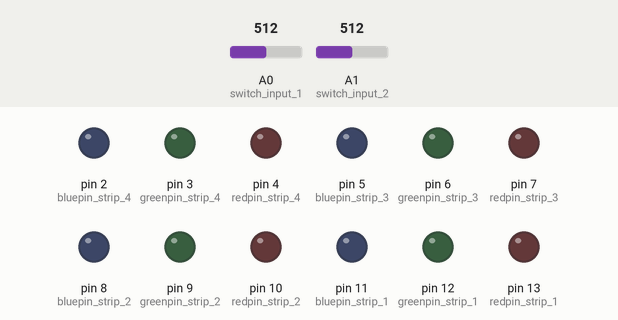
Bench run of a sketch on a simulated Arduino Uno, built with avr-gcc and run on an emulated ATmega328P. On the bench: output pins drawn as LEDs (lit = HIGH). Inputs (shaded band) come from the test bench; at power-on: A0 (switch_input_1) = 512, A1 (switch_input_2) = 512. What the sketch prints to the serial monitor is not drawn.

Above: at 1.2 s.
1.3 s: A0 (switch_input_1) set to 1010
2.8 s: A0 (switch_input_1) set to 1023
5.8 s: A1 (switch_input_2) set to 1023
At 13.0 s:
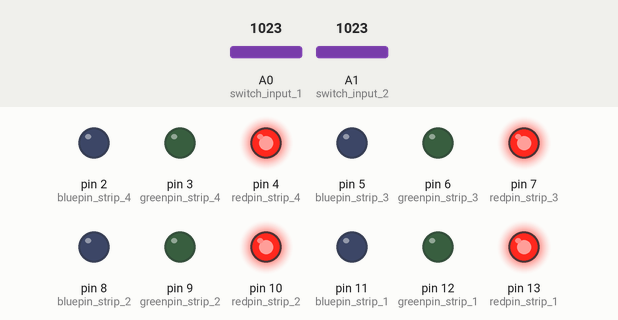
At 24.8 s:
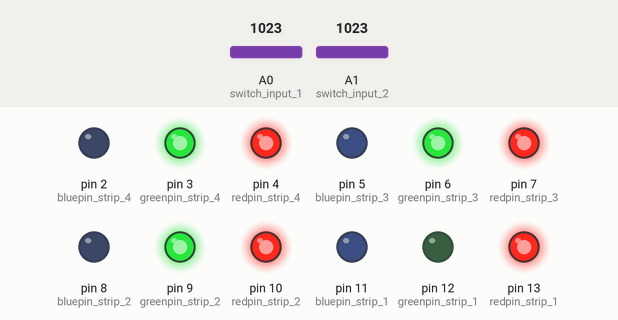
Timing chart, 0 to 25.3 s (numbered marks = the images above; inputs shaded):
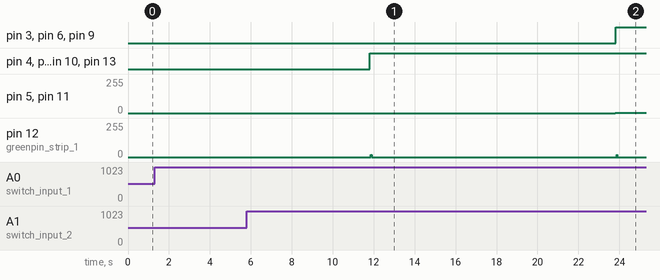

The sketch:

_5050_Arduino_COde.ino
```cpp
// RGB Controller

    #define redpin_strip_1 13
    #define greenpin_strip_1 12
    #define bluepin_strip_1 11

    #define redpin_strip_2 10
    #define greenpin_strip_2 9
    #define bluepin_strip_2 8

    #define redpin_strip_3 7
    #define greenpin_strip_3 6
    #define bluepin_strip_3 5

    #define redpin_strip_4 4
    #define greenpin_strip_4 3
    #define bluepin_strip_4 2

    #define switch_input_1 14 // Select What Strip To control
    #define switch_input_2 15 // To change Cycle Speed
    #define switch_input_3 16 // Turn Off Red
    #define switch_input_4 17 // Turn Off Blue
    #define switch_input_5 18 // Turn Off Green
    #define switch_input_6 19 // MISC <--- Unpopulated


    unsigned long previous_time = 0 ;// Using Millis instead of delay <-- this will be used to store the time that the led last turned on
    unsigned long previous_time_2 = 0 ;
    unsigned long previous_time_3 = 0 ;
    unsigned long previous_time_4 = 0 ;
    unsigned long previous_time_5 = 0 ;
    unsigned long previous_time_6 = 0 ;

    unsigned long previous_time_blue_false = 0 ;
    unsigned long previous_time_1_blue_false = 0 ;
    unsigned long previous_time_2_blue_false = 0 ;
    unsigned long previous_time_3_blue_false = 0 ;

    unsigned long previous_time_red_false = 0 ;
    unsigned long previous_time_1_red_false = 0 ;
    unsigned long previous_time_2_red_false = 0 ;
    unsigned long previous_time_3_red_false = 0 ;

    unsigned long previous_time_led_flash = 0 ;// Using Millis instead of delay <-- this will be used to store the time that the led last turned on

    unsigned long current_time = 0;

    unsigned long previous_time_button_check_1 = 0; // Disables multiple presses down to 1 in a given time
    unsigned long previous_time_button_check_2 = 0;
    unsigned long previous_time_button_check_3 = 0;
    unsigned long previous_time_button_check_4 = 0;

    unsigned long previous_time_led_flash_duration = 0;
    unsigned long previous_time_led_script = 0;

    int delay_of_button_press = 2000; //How long until another press is allowed

    int cycle_time = 1000 ;
    int cycle_time_1 = 1000 ;
    int cycle_time_2 = 1000 ;
    int cycle_time_3 = 1000 ;
    int cycle_time_4 = 1000 ;
    int cycle_time_5 = 1000 ;

    int cycle_time_1_led = 0;
    int cycle_time_2_led = 0;
    int cycle_time_3_led = 0;
    int cycle_time_4_led = 0;
    int cycle_time_5_led = 0;
    int cycle_time_6_led = 0;

    int cycle_time_led_flash = 2000;

    int red_wanted = true ;
    int green_wanted = true ;
    int blue_wanted =  true ;

    bool red_output = redpin_strip_1 ;
    bool green_output = greenpin_strip_1 ;
    bool blue_output = bluepin_strip_1 ;

    int strip_count_flash = 1 ;
    int strip_count = 0;
    int strip_count_switch_led_effect = 0;

    int blue_wanted_strip_1 = true;
    int blue_wanted_strip_2 = true;
    int blue_wanted_strip_3 = true;
    int blue_wanted_strip_4 = true;

    int green_wanted_strip_1 = true;
    int green_wanted_strip_2 = true;
    int green_wanted_strip_3 = true;
    int green_wanted_strip_4 = true;

    int red_wanted_strip_1 = true;
    int red_wanted_strip_2 = true;
    int red_wanted_strip_3 = true;
    int red_wanted_strip_4 = true;

    int switch_input_1_counter = 0 ;
    int switch_input_2_counter = 0 ;
    int switch_input_3_counter = 0 ;
    int switch_input_4_counter = 0 ;
    int switch_input_5_counter = 0 ;
    int switch_input_6_counter = 0 ;

    int strip_to_be_edited = 0;
    int strip_count_switch = 0;

    int switch_1_loop_check = 0;
    int switch_2_loop_check = 0;
    int switch_3_loop_check = 0;
    int switch_4_loop_check = 0;
    int switch_5_loop_check = 0;
    int switch_6_loop_check = 0;

    int switch_1_input_loop_check = 0;
    int switch_2_input_loop_check = 0;
    int switch_3_input_loop_check = 0;
    int switch_4_input_loop_check = 0;
    int switch_5_input_loop_check = 0;
    int switch_6_input_loop_check = 0;

    int run_1_check = 0;
    int run_2_check = 0;
    int run_3_check = 0;
    int run_4_check = 0;
    int run_5_check = 0;
    int run_6_check = 0;

    int pin_selector_red = 0;
    int pin_selector_blue = 0;
    int pin_selector_green = 0;


  void led_script_effect(bool red_wanted, bool green_wanted , bool blue_wanted, int cycle_time_1_led , int cycle_time_2_led, int cycle_time_3_led, int cycle_time_4_led, int cycle_time_5_led, int cycle_time_6_led){
    int r,g,b ;
    unsigned long current_time = (millis ()) ;

//    if (strip_count_switch_led_effect = 1){
//      pin_selector_red = redpin_strip_1;
//      pin_selector_blue = greenpin_strip_1;
//      pin_selector_green = bluepin_strip_1;
//
//    }
//    if (strip_count_switch_led_effect = 2){
//     pin_selector_red = redpin_strip_2;
//      pin_selector_blue = greenpin_strip_2;
//      pin_selector_green = bluepin_strip_2;
//
//    }
//    if (strip_count_switch_led_effect = 3){
//      pin_selector_red = redpin_strip_3;
//      pin_selector_blue = greenpin_strip_3;
//      pin_selector_green = bluepin_strip_3;

//    }
    if (strip_count_switch_led_effect = 4){
      pin_selector_red = redpin_strip_4;
      pin_selector_blue = greenpin_strip_4;
      pin_selector_green = bluepin_strip_4;

    }

    if(red_wanted == true && green_wanted == true && blue_wanted == true){

       // fade from blue to violet
      if (current_time - previous_time >= cycle_time_1_led && run_1_check == 0){
        for (int r = 0; r < 256; r++) {

          if (strip_count_switch_led_effect = 1){
            analogWrite(redpin_strip_1, r);
          }

          if (strip_count_switch_led_effect = 2){
            analogWrite(redpin_strip_2, r);
          }

          if (strip_count_switch_led_effect = 3){
            analogWrite(redpin_strip_3, r);
          }

          if (strip_count_switch_led_effect = 4){
            analogWrite(redpin_strip_4, r);
          }

          previous_time = current_time; // <-- Store Current Time
          run_1_check = 1;
          //Serial.println("red is outputting : ");
        }
      }

      if (current_time - previous_time_2 >= cycle_time_2_led && run_2_check == 0){

      // fade from violet to red
        for (b = 255; b > 0; b--) {

          if (strip_count_switch_led_effect = 1){
            analogWrite(bluepin_strip_1, b);
          }

          if (strip_count_switch_led_effect = 2){
            analogWrite(bluepin_strip_2, b);
          }

          if (strip_count_switch_led_effect = 3){
            analogWrite(bluepin_strip_3, b);
          }

          if (strip_count_switch_led_effect = 4){
            analogWrite(bluepin_strip_4, b);
          }
          previous_time_2 = current_time ;
          run_2_check = 1;
        }
      }
      if (current_time - previous_time_3 >= cycle_time_3_led && run_3_check == 0){

      // fade from red to yellow
        for (g = 0; g < 256; g++) {

          if (strip_count_switch_led_effect = 1){
            analogWrite(greenpin_strip_1, g);
          }

          if (strip_count_switch_led_effect = 2){
            analogWrite(greenpin_strip_2, g);
          }

          if (strip_count_switch_led_effect = 3){
            analogWrite(greenpin_strip_3, g);
          }

          if (strip_count_switch_led_effect = 4){
            analogWrite(greenpin_strip_4, g);
            }

          previous_time_3 = current_time ;
          run_3_check = 1;
        }
      }

      if (current_time - previous_time_4 >= cycle_time_4_led && run_4_check == 0){
      // fade from yellow to green
        for (r = 255; r > 0; r--) {

          if (strip_count_switch_led_effect = 1){
            analogWrite(redpin_strip_1, r);
          }

          if (strip_count_switch_led_effect = 2){
            analogWrite(redpin_strip_2, r);
           }

          if (strip_count_switch_led_effect = 3){
            analogWrite(redpin_strip_3, r);
          }

          if (strip_count_switch_led_effect = 4){
            analogWrite(redpin_strip_4, r);
           }
          previous_time_4 = current_time;
          run_4_check = 1;
        }
      }

      if (current_time - previous_time_5 >= cycle_time_5_led && run_5_check == 0){
        // fade from green to teal
        for (b = 0; b < 256; b++) {
          if (strip_count_switch_led_effect = 1){
            analogWrite(bluepin_strip_1, b);
          }

          if (strip_count_switch_led_effect = 2){
            analogWrite(bluepin_strip_2, b);
          }

          if (strip_count_switch_led_effect = 3){
            analogWrite(bluepin_strip_3, b);
          }

          if (strip_count_switch_led_effect = 4){
            analogWrite(bluepin_strip_4, b);
            }
          previous_time_5 = current_time;
          run_5_check = 1;
        }
      }
      if (current_time - previous_time_6 >= cycle_time_6_led && run_6_check == 0){
        // fade from teal to blue
        for (g = 255; g > 0; g--) {
          if (strip_count_switch_led_effect = 1){
            analogWrite(greenpin_strip_1, g);
          }

          if (strip_count_switch_led_effect = 2){
            analogWrite(greenpin_strip_2, g);
          }

          if (strip_count_switch_led_effect = 3){
            analogWrite(greenpin_strip_3, g);
          }

          if (strip_count_switch_led_effect = 4){
            analogWrite(greenpin_strip_4, g);
           }
          previous_time_6 = current_time;
          run_6_check = 1;

        }
      }
    }


  if(red_wanted == true && green_wanted == true && blue_wanted == false){

       // fade from blue to violet
      if (current_time - previous_time >= cycle_time){
        for (r = 0; r < 256; r++) {
          analogWrite(redpin_strip_1, r);
          previous_time_blue_false = current_time; // <-- Store Current Time
        }
      }

      if (current_time - previous_time_3 >= cycle_time_2){

      // fade from red to yellow
        for (g = 0; g < 256; g++) {
          analogWrite(greenpin_strip_1, g);
          previous_time_1_blue_false = current_time ;
        }
      }

      if (current_time - previous_time_4 >= cycle_time_3){
      // fade from yellow to green
        for (r = 255; r > 0; r--) {
          analogWrite(redpin_strip_1, r);
          previous_time_2_blue_false = current_time;
        }
      }

      }
      if (current_time - previous_time_6 >= cycle_time_5){
        // fade from teal to blue
        for (g = 255; g > 0; g--) {
          analogWrite(greenpin_strip_1, g);
          previous_time_3_blue_false = current_time;

        }
      }
    }


    void led_flash(){

    unsigned long current_time = (millis ()) ;


    if (strip_count_switch == 1 && current_time - previous_time_led_flash >= cycle_time_led_flash){// This will set the output when run multiple times, Should allow multiple process :)
      //digitalWrite (redpin_strip_1, HIGH) ;
      //digitalWrite (greenpin_strip_1, HIGH) ;
      //digitalWrite (bluepin_strip_1, HIGH) ;
      previous_time_led_flash = current_time;
      Serial.print("LED FLASH");

      if (current_time - previous_time_led_flash_duration >= cycle_time_led_flash) { // <---------- Will pause all lights would be better if only turned off 1/ paused 1 commands whilst pulsing
        //digitalWrite(redpin_strip_1, LOW);
        //digitalWrite(greenpin_strip_1, LOW);
        //digitalWrite(bluepin_strip_1, LOW);
      }

    }
    if (strip_count_switch == 2 && current_time - previous_time_led_flash >= cycle_time_led_flash){
      //digitalWrite (redpin_strip_2, HIGH) ;
      //digitalWrite (greenpin_strip_2, HIGH) ;
      //digitalWrite (bluepin_strip_2, HIGH) ;
      previous_time_led_flash = current_time;

      if (current_time - previous_time_led_flash_duration >= cycle_time_led_flash) {
        //digitalWrite(redpin_strip_2, LOW);
        //digitalWrite(greenpin_strip_2, LOW);
        //digitalWrite(bluepin_strip_2, LOW);
      }

    }
    if (strip_count_switch == 3 && current_time - previous_time_led_flash >= cycle_time_led_flash){
      //digitalWrite (redpin_strip_3, HIGH) ;
      //digitalWrite (greenpin_strip_3, HIGH) ;
      //digitalWrite (bluepin_strip_3, HIGH) ;
      previous_time_led_flash = current_time;

      if (current_time - previous_time_led_flash_duration >= cycle_time_led_flash) {
        //digitalWrite(redpin_strip_3, LOW);
        //digitalWrite(greenpin_strip_3, LOW);
        //digitalWrite(bluepin_strip_3, LOW);
      }

    }
    if (strip_count_switch == 4 && current_time - previous_time_led_flash >= cycle_time_led_flash){
      //digitalWrite (redpin_strip_4, HIGH) ;
      //digitalWrite (greenpin_strip_4, HIGH) ;
      //digitalWrite (bluepin_strip_4, HIGH) ;
      previous_time_led_flash = current_time;

      if (current_time - previous_time_led_flash_duration >= cycle_time_led_flash) {
        //digitalWrite(redpin_strip_4, LOW);
        //digitalWrite(greenpin_strip_4, LOW);
        //digitalWrite(bluepin_strip_4, LOW);
      }

    }
   }


    void setup() {

      pinMode(redpin_strip_1, OUTPUT);
      pinMode(greenpin_strip_1, OUTPUT);
      pinMode(bluepin_strip_1, OUTPUT);

      pinMode(redpin_strip_2, OUTPUT);
      pinMode(greenpin_strip_2, OUTPUT);
      pinMode(bluepin_strip_2, OUTPUT);

      pinMode(redpin_strip_3, OUTPUT);
      pinMode(greenpin_strip_3, OUTPUT);
      pinMode(bluepin_strip_3, OUTPUT);

      pinMode(redpin_strip_4, OUTPUT);
      pinMode(greenpin_strip_4, OUTPUT);
      pinMode(bluepin_strip_4, OUTPUT);

      pinMode(switch_input_1 , INPUT);
      pinMode(switch_input_2 , INPUT);
      pinMode(switch_input_3 , INPUT);
      pinMode(switch_input_4 , INPUT);
      pinMode(switch_input_5 , INPUT);
      pinMode(switch_input_6 , INPUT);

      Serial.begin(9600);

    }

    void loop() {

      unsigned long current_time = (millis ()) ;

      int cycle_time_1 = cycle_time + cycle_time;
      int cycle_time_2 = cycle_time + cycle_time_1;
      int cycle_time_3 = cycle_time + cycle_time_2;
      int cycle_time_4 = cycle_time + cycle_time_3;
      int cycle_time_5 = cycle_time + cycle_time_4;
      int cycle_time_6 = cycle_time + cycle_time_5;
      int cycle_total_time = cycle_time + cycle_time_1 + cycle_time_2 + cycle_time_3 + cycle_time_4 + cycle_time_5 + cycle_time_6;

      switch_1_loop_check == 0;
      switch_2_loop_check == 0;
      switch_3_loop_check == 0;
      switch_4_loop_check == 0;
      switch_5_loop_check == 0;
      switch_6_loop_check == 0; // Unpopulated

      run_1_check == 0;
      run_2_check == 0;
      run_3_check == 0;
      run_4_check == 0;
      run_5_check == 0;
      run_6_check == 0;

      strip_count_switch = 0;

      int switch_input_voltage = analogRead(switch_input_1);

      if (switch_input_voltage >= 1023 && current_time - previous_time_button_check_1 >= delay_of_button_press){// To control which strip to speed up or disable Color <--- Will be a TBA feature.
          previous_time_button_check_1 = current_time ;
        switch_input_1_counter = (switch_input_1_counter + 1) ;
        Serial.print("A0");

        if (switch_input_1_counter <= 5 && switch_1_loop_check == 0){
          switch_input_1_counter = (switch_input_1_counter + 1);
          switch_1_loop_check = 1;
        }

        if (switch_input_1_counter >= 5 && switch_1_loop_check == 0){
          switch_1_loop_check = 1;
          switch_input_1_counter =  (0);
        }


        if (switch_input_1_counter == 1 && switch_1_input_loop_check == 0){
          strip_to_be_edited = 1;
          strip_count_switch = strip_to_be_edited;
          led_flash();
          switch_1_input_loop_check == 1;
        }
        if (switch_input_1_counter == 2 && switch_1_input_loop_check == 0){
          strip_to_be_edited = 2;
          strip_count_switch = strip_to_be_edited;
          led_flash();
          switch_1_input_loop_check == 1;
        }

        if (switch_input_1_counter == 3 && switch_1_input_loop_check == 0){
          strip_to_be_edited = 3;
          strip_count_switch = strip_to_be_edited;
          led_flash();
          switch_1_input_loop_check == 1;
        }

        if (switch_input_1_counter == 4 && switch_1_input_loop_check == 0){
          strip_to_be_edited = 4;
          strip_count_switch = strip_to_be_edited;
          led_flash();
          switch_input_1_counter = 0;
          switch_1_input_loop_check == 1;

        }
      }


      int switch_input_2_voltage = analogRead(switch_input_2); // To change the Cycle Speed

      if (switch_input_2_voltage >= 1023 && current_time - previous_time_button_check_2 >= delay_of_button_press){

        Serial.println("Secound Switch Trigger");
        Serial.println(switch_input_2_counter);
        Serial.println(switch_2_loop_check);
        previous_time_button_check_2 = current_time ;
        switch_input_2_counter = (switch_input_2_counter + 1) ;

        if (switch_input_2_counter <= 5 && switch_2_loop_check == 0){ // Need to decide how many steps
          switch_input_2_counter = (switch_input_2_counter + 1);
          switch_2_loop_check = 1;
        }

        if (switch_input_2_counter > 5){
          switch_2_loop_check = 1;
          switch_input_2_counter = 0;
        }

        //Serial.println("input_switch_1_counter = ");
        //Serial.println(switch_input_1_counter);

        if (switch_input_2_counter == 1 && switch_2_input_loop_check == 0){ // Reset to default
          cycle_time = 1000;
          Serial.println("Loop First speed 1000");
          switch_2_input_loop_check == 1;
        }
        if (switch_input_2_counter == 2 && switch_2_input_loop_check == 0){ // 2 Secounds
          cycle_time = 2000;
          Serial.println("Loop speed 2000");
          switch_2_input_loop_check == 1;
        }
        if (switch_input_2_counter == 3 && switch_2_input_loop_check == 0){ // 3 Secounds
          cycle_time = 3000;
          Serial.println("Loop speed 3000");
          switch_2_input_loop_check == 1;
        }
        if (switch_input_2_counter == 4 && switch_2_input_loop_check == 0){ // 4 Secounds
          cycle_time = 4000;
          Serial.println("Loop speed 4000");
          switch_2_input_loop_check == 1;
        }
        if (switch_input_2_counter == 5 && switch_2_input_loop_check == 0){ // 5 Secounds
          cycle_time = 5000;
          Serial.println("Loop speed 5000");
          switch_2_input_loop_check == 1;
        }

        }

      if (current_time - previous_time_led_script >= cycle_total_time){
        strip_count_switch_led_effect  = 1;
        //Serial.println("light Display Values");
        //Serial.println(strip_count_switch_led_effect);

        led_script_effect(red_wanted = red_wanted_strip_1, green_wanted = green_wanted_strip_1, blue_wanted = blue_wanted_strip_1, cycle_time_1_led = cycle_time_1, cycle_time_2_led = cycle_time_2, cycle_time_3_led = cycle_time_3 ,cycle_time_4_led = cycle_time_4, cycle_time_5_led = cycle_time_5 ,cycle_time_6_led = cycle_time_6 );// Call first Led Strip <-- Has to be at the end for all the settings to work :)

        strip_count_switch_led_effect  = 2;
        //Serial.println(strip_count_switch_led_effect);

        led_script_effect(red_wanted = red_wanted_strip_1, green_wanted = green_wanted_strip_1, blue_wanted = blue_wanted_strip_1, cycle_time_1_led = cycle_time_1, cycle_time_2_led = cycle_time_2, cycle_time_3_led = cycle_time_3 ,cycle_time_4_led = cycle_time_4, cycle_time_5_led = cycle_time_5 ,cycle_time_6_led = cycle_time_6 );

        strip_count_switch_led_effect  = 3;
        //Serial.println(strip_count_switch_led_effect);

        led_script_effect(red_wanted = red_wanted_strip_1, green_wanted = green_wanted_strip_1, blue_wanted = blue_wanted_strip_1, cycle_time_1_led = cycle_time_1, cycle_time_2_led = cycle_time_2, cycle_time_3_led = cycle_time_3 ,cycle_time_4_led = cycle_time_4, cycle_time_5_led = cycle_time_5 ,cycle_time_6_led = cycle_time_6 );

        strip_count_switch_led_effect  = 4;
        //Serial.println(strip_count_switch_led_effect);

        led_script_effect(red_wanted = red_wanted_strip_1, green_wanted = green_wanted_strip_1, blue_wanted = blue_wanted_strip_1, cycle_time_1_led = cycle_time_1, cycle_time_2_led = cycle_time_2, cycle_time_3_led = cycle_time_3 ,cycle_time_4_led = cycle_time_4, cycle_time_5_led = cycle_time_5 ,cycle_time_6_led = cycle_time_6 );

        strip_count_switch_led_effect  = 5;
        //Serial.println(strip_count_switch_led_effect);

        previous_time_led_script = current_time;
      }
      }
```

Measured:
- after the input at 1.3 s, every drawn part: stays the same
- after the input at 2.8 s, every drawn part: stays the same
- after the input at 5.8 s, pin 3 (greenpin_strip_4): LOW → HIGH after 18.0 s; pin 4 (redpin_strip_4): LOW → HIGH after 6.0 s
